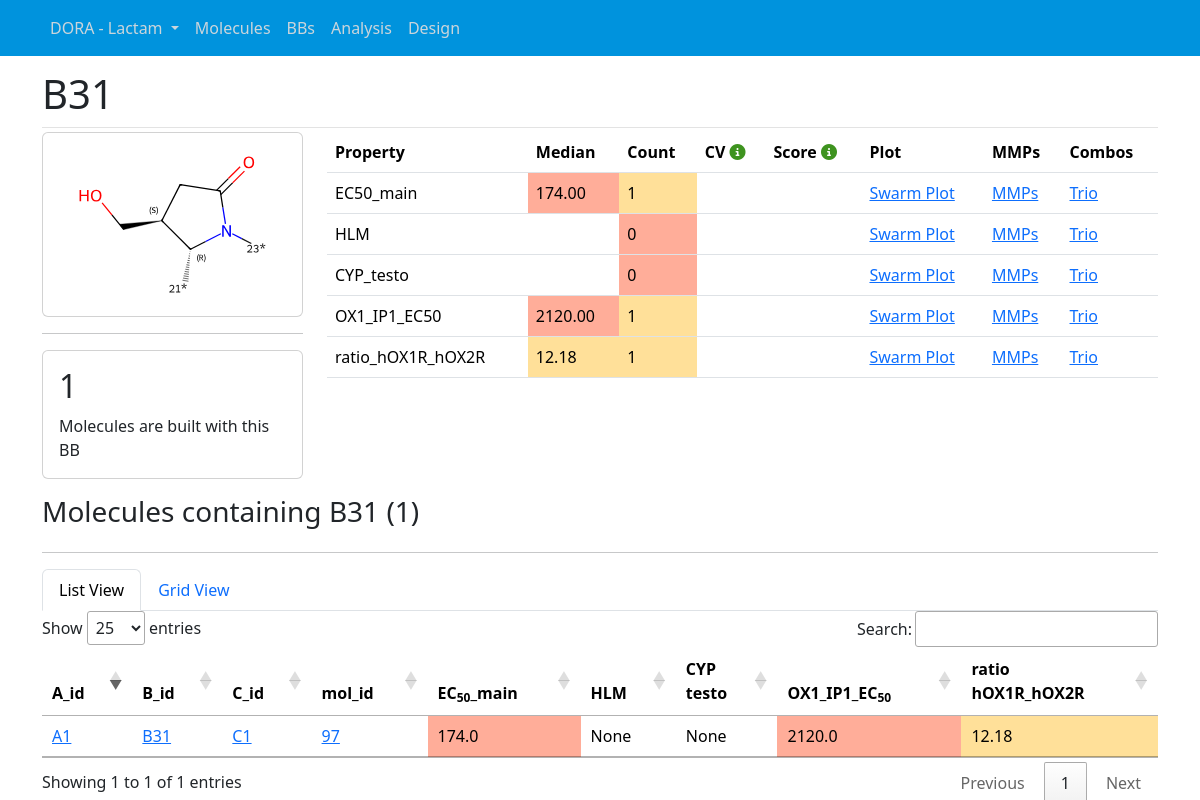
Screenshot of /bbs/B31 (signed in) with the database file from the repository.
### projects/models.py (models this page shows, shortened)
class Series(models.Model):
    project = models.ForeignKey(Project, on_delete=models.CASCADE)
    series_name = models.CharField(max_length=25)
    sub_series = models.CharField(max_length=25, blank=True)
    n_mols = models.IntegerField(default=0)
    series_bbsar_coverage = models.FloatField(default=0)
    n_bb_tags = models.IntegerField(default=0)
    n_bbs = models.IntegerField(default=0)
    n_A = models.IntegerField(default=0)
    n_B = models.IntegerField(default=0)
    n_C = models.IntegerField(default=0)
    n_D = models.IntegerField(default=0)
    date_updated = models.DateTimeField(default=timezone.now)
    class Meta:
        unique_together = ('project', 'series_name')

class Project(models.Model):
    project_name = models.CharField(max_length=25)
    def __str__(self):
        return str(self.project_name)

### bbs/models.py (models this page shows, shortened)
class BB(models.Model):
    project = models.ForeignKey(Project, on_delete=models.CASCADE)
    series = models.ForeignKey(Series, on_delete=models.CASCADE)
    bb_smi = models.CharField(max_length=75)
    bb_id = models.CharField(max_length=4)
    count = models.IntegerField()
    bb_tag = models.CharField(max_length=1)
    bb_flag = models.CharField(max_length=75,null=True, blank=True)
    BBB_Brain_count = models.IntegerField(null=True, blank=True)
    BBB_Brain_median = models.FloatField(null=True, blank=True)
    BBB_Brain_score = models.FloatField(null=True, blank=True)
    BBB_Brain_Plasma_ratio_count = models.IntegerField(null=True, blank=True)
    BBB_Brain_Plasma_ratio_median = models.FloatField(null=True, blank=True)
    BBB_Brain_Plasma_ratio_score = models.FloatField(null=True, blank=True)
    BBB_Plasma_count = models.IntegerField(null=True, blank=True)
    BBB_Plasma_median = models.FloatField(null=True, blank=True)
    BBB_Plasma_score = models.FloatField(null=True, blank=True)
    BBB_ratio_BrainPlasma_count = models.IntegerField(null=True, blank=True)
    BBB_ratio_BrainPlasma_median = models.FloatField(null=True, blank=True)
    BBB_ratio_BrainPlasma_score = models.FloatField(null=True, blank=True)
    BB_fu_count = models.IntegerField(null=True, blank=True)
    BB_fu_median = models.FloatField(null=True, blank=True)
    BB_fu_score = models.FloatField(null=True, blank=True)
    CYP_shift_count = models.IntegerField(null=True, blank=True)
    CYP_shift_median = models.FloatField(null=True, blank=True)
    CYP_shift_score = models.FloatField(null=True, blank=True)
    CYP_testo_count = models.IntegerField(null=True, blank=True)
    CYP_testo_median = models.FloatField(null=True, blank=True)
    CYP_testo_score = models.FloatField(null=True, blank=True)
    CYP_testo_rank = models.IntegerField(null=True, blank=True)
    EC50_main_count = models.IntegerField(null=True, blank=True)
    EC50_main_median = models.FloatField(null=True, blank=True)
    EC50_main_score = models.FloatField(null=True, blank=True)
    EC50_main_rank = models.IntegerField(null=True, blank=True)
    GSH_count = models.IntegerField(null=True, blank=True)
    GSH_median = models.FloatField(null=True, blank=True)
    GSH_score = models.FloatField(null=True, blank=True)
    hERG_IC20_count = models.IntegerField(null=True, blank=True)
    hERG_IC20_median = models.FloatField(null=True, blank=True)
    hERG_IC20_score = models.FloatField(null=True, blank=True)
    HLM_count = models.IntegerField(null=True, blank=True)
    HLM_median = models.FloatField(null=True, blank=True)
    HLM_score = models.FloatField(null=True, blank=True)
    HLM_rank = models.IntegerField(null=True, blank=True)
    logD_count = models.IntegerField(null=True, blank=True)
    logD_median = models.FloatField(null=True, blank=True)
    logD_score = models.FloatField(null=True, blank=True)
    MDR1_PappAB_count = models.IntegerField(null=True, blank=True)
    MDR1_PappAB_median = models.FloatField(null=True, blank=True)
    MDR1_PappAB_score = models.FloatField(null=True, blank=True)
    MDR1_efflux_count = models.IntegerField(null=True, blank=True)
    MDR1_efflux_median = models.FloatField(null=True, blank=True)
    MDR1_efflux_score = models.FloatField(null=True, blank=True)
    min_ratio_hM1R_hM2R_count = models.IntegerField(null=True, blank=True)
    min_ratio_hM1R_hM2R_median = models.FloatField(null=True, blank=True)
    min_ratio_hM1R_hM2R_score = models.FloatField(null=True, blank=True)
    OX1_IP1_EC50_count = models.IntegerField(null=True, blank=True)
    OX1_IP1_EC50_median = models.FloatField(null=True, blank=True)
    OX1_IP1_EC50_score = models.FloatField(null=True, blank=True)
    OX1_IP1_EC50_rank = models.IntegerField(null=True, blank=True)
    PPB_fu_count = models.IntegerField(null=True, blank=True)
    PPB_fu_median = models.FloatField(null=True, blank=True)
    PPB_fu_score = models.FloatField(null=True, blank=True)
    PXR_EC50_count = models.IntegerField(null=True, blank=True)
    PXR_EC50_median = models.FloatField(null=True, blank=True)
    PXR_EC50_score = models.FloatField(null=True, blank=True)
    ratio_hOX1R_hOX2R_count = models.IntegerField(null=True, blank=True)
    ratio_hOX1R_hOX2R_median = models.FloatField(null=True, blank=True)
    ratio_hOX1R_hOX2R_score = models.FloatField(null=True, blank=True)
    ratio_hOX1R_hOX2R_rank = models.IntegerField(null=True, blank=True)
    sol_FaSSIF_count = models.IntegerField(null=True, blank=True)
    sol_FaSSIF_median = models.FloatField(null=True, blank=True)
    sol_FaSSIF_score = models.FloatField(null=True, blank=True)
    sol_pH6_count = models.IntegerField(null=True, blank=True)
    sol_pH6_median = models.FloatField(null=True, blank=True)
    sol_pH6_score = models.FloatField(null=True, blank=True)
    BPI_calc_count = models.IntegerField(null=True, blank=True)
    BPI_calc_median = models.FloatField(null=True, blank=True)
    BPI_calc_score = models.FloatField(null=True, blank=True)

### molecules/models.py (models this page shows, shortened)
class Molecule(models.Model):
    project = models.ForeignKey(Project, on_delete=models.CASCADE)
    series = models.CharField(max_length=16, default="MCs")
    sub_series = models.CharField(max_length=16, default="MC13")
    mol_smi = models.CharField(max_length=100)
    mol_id = models.CharField(max_length=16)
    mol_flag = models.CharField(max_length=32, null=True)
    A_id = models.CharField(max_length=4, null=True)
    B_id = models.CharField(max_length=4, null=True)
    C_id = models.CharField(max_length=4, null=True)
    D_id = models.CharField(max_length=4, null=True)
    bbs_id = models.CharField(max_length=16, null=True)
    BB_fu = models.FloatField(null=True)
    BBB_Brain = models.FloatField(null=True)
    BBB_Brain_2 = models.FloatField(null=True)
    BBB_Brain_Plasma_ratio = models.FloatField(null=True)
    BBB_Plasma = models.FloatField(null=True)
    BBB_Plasma_2 = models.FloatField(null=True)
    BBB_ratio_BrainPlasma = models.FloatField(null=True)
    CYP_mida = models.FloatField(null=True)
    CYP_shift = models.FloatField(null=True)
    CYP_testo = models.FloatField(null=True)
    CYP2C9_IC50 = models.FloatField(null=True)
    CYP2D6_IC50 = models.FloatField(null=True)
    CYP2C9_screening_IC50 = models.FloatField(null=True)
    CYP2D6_screening_IC50 = models.FloatField(null=True)
    CYP3A4_screening_mida_IC50 = models.FloatField(null=True)
    CYP3A4_screening_testo_IC50 = models.FloatField(null=True)
    DogLM = models.FloatField(null=True)
    DMPK_status = models.CharField(max_length=512, null=True)
    EC50_main = models.FloatField(null=True)
    FLP_EC50 = models.FloatField(null=True)
    FLP_effect = models.FloatField(null=True)
    GSH = models.FloatField(null=True)
    HLM = models.FloatField(null=True)
    hM1R_FLIPR_IC50 = models.FloatField(null=True)
    hM2R_FLIPR_IC50 = models.FloatField(null=True)
    hM3R_FLIPR_IC50 = models.FloatField(null=True)
    hM5R_FLIPR_IC50 = models.FloatField(null=True)
    IP1_effect = models.FloatField(null=True)
    KineticEV_AUC = models.FloatField(null=True)
    KineticEV_Cmax = models.FloatField(null=True)
    KineticIV_AUC = models.FloatField(null=True)
    KineticIV_Clearance = models.FloatField(null=True)
    logD = models.FloatField(null=True)
    MDR1_PappAB = models.FloatField(null=True)
    MDR1_efflux = models.FloatField(null=True)
    min_ratio_hM1R_hM2R = models.FloatField(null=True)
    MouseLM = models.FloatField(null=True)
    OX1_IP1_EC50 = models.FloatField(null=True)
    PPB_fu = models.FloatField(null=True)
    PXR_EC50 = models.FloatField(null=True)
    PXR_Emax = models.FloatField(null=True)
    ratio_hOX1R_hOX2R = models.FloatField(null=True)
    RatLM = models.FloatField(null=True)
    sol_FaSSIF = models.FloatField(null=True)
    sol_pH6 = models.FloatField(null=True)
    Tox_CellTiter_Glo_IC50 = models.FloatField(null=True)
    BPI_calc = models.FloatField(null=True)

### bbs/views.py (the view)
# urls.py: path('bbs/<bb_id>', views.bb_home, name='bb_home'),
def bb_home(request, bb_id):
    current_series = get_project_series_from_session(request)
    project = get_project_series_from_session(request).project
    n_bb_tags = get_project_series_from_session(request).n_bb_tags
    if current_series:
        series_name = current_series.series_name
        bb = BB.objects.filter(series__series_name=series_name, bb_id=bb_id).first()
    else:
        return redirect('projects_home')
    bb_tag = getattr(bb, 'bb_tag')
    if bb_tag == 'A':
        mols = Molecule.objects.filter(series=series_name, A_id=bb_id)
    elif bb_tag == 'B':
        mols = Molecule.objects.filter(series=series_name, B_id=bb_id)
    elif bb_tag == 'C':
        mols = Molecule.objects.filter(series=series_name, C_id=bb_id)
    else:
        mols = Molecule.objects.filter(series=series_name, D_id=bb_id)
    mols_ppties_df = pd.DataFrame.from_records(mols.values()).replace({np.nan: None})
    mols_properties = {property: [getattr(mol, property) for mol in mols] for property in ppties_bb_rows_project.get(project.project_name, [])}
    mols_id = [bb_id for mol in mols]
    dict_stats = {'bb_id': mols_id, **mols_properties}
    ppties_bb_df = describe_bb_ppties_df(dict_stats, ppties_bb_rows_project.get(project.project_name, [])).replace({np.nan: None})
    context = {
        'bb': bb,
        'mols': mols,
        'ppties_bb_df': ppties_bb_df,
        'mols_ppties_df':mols_ppties_df,
        'mols_ppties_headers':mols_ppties_headers_project.get(project.project_name, []),
        'mols_ppties':mols_ppties_project.get(project.project_name, []),
        'series_name':series_name,
        'n_bb_tags': n_bb_tags,
        'project_name':project
    }
    return render(request, 'bbs/bb_home.html', context)

### bbs/templates/bbs/bb_home.html (shortened to what this page needs)
{% extends "projects/base.html" %}
{% load static %}
{% load custom_filters %}
{% block content %}
  <div class="article-metadata">
    <h1 class="mr-2">{{bb.bb_id}} </h1>
  </div>
  <div class="row mb-3">
    <div class="col-md-3">
      <div class="card">
        <div class="card-body">
          <img src="/media/bbs/{{project_name}}/{{series_name}}/{{bb.bb_id}}.svg" width="100%">
        </div>
      </div>
      <hr>
      <div class="card">
        <div class="card-body">
          <h2>{{bb.count}}</h2>
          Molecules are built with this BB
        </div>
      </div>
    </div>
    <div class="col-md-9">
      {% include 'bbs/_ppties_bb_table.html' %}
    </div>
  </div>
  <div class="row">
    <div class="col-md-6">
      <h3 class="mr-2">Molecules containing {{bb.bb_id}} ({{bb.count}})</h3>
    </div>
  </div>
  <hr>
  <ul class="nav nav-tabs" id="moleculesTabs" role="tablist">
    <li class="nav-item" role="presentation">
      <a class="nav-link active" id="molListView-tab" data-bs-toggle="tab" href="#molListView" role="tab"
        aria-controls="molListView" aria-selected="true">List View</a>
    </li>
    <li class="nav-item" role="presentation">
      <a class="nav-link" id="molGridView-tab" data-bs-toggle="tab" href="#molGridView" role="tab" aria-controls="molGridView"
        aria-selected="false">Grid View</a>
    </li>
  </ul>
  <div class="tab-content" id="moleculesTabsContent">
    <div class="tab-pane fade show active" id="molListView" role="tabpanel" aria-labelledby="molListView-tab">
      {% include 'molecules/_mols_ppties_table.html' %}
    </div>
  </div>
{% endblock content %}

### projects/templates/projects/base.html (shortened to what this page needs)
{% load static %}
<!DOCTYPE html>
<html>
<head>
  <link rel="stylesheet" type="text/css" href="{% static 'projects/main.css' %}">
</head>
<body>
  <header class="site-header">
    <nav class="navbar navbar-expand-md navbar-dark bg-steel fixed-top">
      <div class="container">
        <div class="collapse navbar-collapse" id="navbarToggle">
          <ul class="navbar-nav mr-auto">
            <li class="nav-item dropdown">
              <a class="nav-link dropdown-toggle navbar-brand-dropdown" href="#" role="button" data-bs-toggle="dropdown" aria-expanded="false">
                {% if current_series %}
                  {{ current_series.project.project_name }} - {{ current_series.series_name }}
                {% else %}
                  Select Project - Series
                {% endif %}
              </a>
            </li>
            <li class="nav-item"><a class="nav-link" href="{% url 'molecules_home' %}">Molecules</a></li>
            <li class="nav-item"><a class="nav-link" href="{% url 'bbs_home' %}">BBs</a></li>
            <li class="nav-item"><a class="nav-link" href="{% url 'analysis_home' %}">Analysis</a></li>
            <li class="nav-item"><a class="nav-link" href="{% url 'design_home' %}">Design</a></li>
          </ul>
        </div>
      </div>
    </nav>
  </header>
  <main role="main" class="container">
    <div class="row">
      <div class="col-md-12">
        {% block content %}{% endblock %}
      </div>
    </div>
  </main>
  <link href="https://cdn.jsdelivr.net/npm/bootstrap@5.3.2/dist/css/bootstrap.min.css" rel="stylesheet"
>
  <link rel="stylesheet" type="text/css" href="https://cdn.datatables.net/1.13.6/css/jquery.dataTables.min.css">
</body>
</html>

### molecules/templates/molecules/_mols_ppties_table.html (shortened to what this page needs)
{% load static %}
{% load custom_filters %}
<div class="table-responsive">
  <table id="molsPptiesTable" class="table table-hover datatable">
    <thead>
      <tr>
        {% for header in mols_ppties_headers %}
        <th scope="col" class="sortable">{{ header|safe }}</th>
        {% endfor %}
      </tr>
    </thead>
    <tbody>
      {% for mol in mols_ppties_df.itertuples %}
      <tr>
        <td>
          {% if mol.A_id|default:'' %}
          <a href="{% url 'bb_home' mol.A_id %}" data-toggle="tooltip" data-html="true" title="{{mol.A_id}}"
            class="bb-tooltip-trigger" data-imgsrc='/media/bbs/{{project_name}}/{{series_name}}/{{mol.A_id}}.svg'>{{mol.A_id}}</a>
          {% endif %}
        </td>
        <td>
          {% if mol.B_id|default:'' %}
          <a href="{% url 'bb_home' mol.B_id %}" data-toggle="tooltip" data-html="true" title="{{mol.B_id}}"
            class="bb-tooltip-trigger" data-imgsrc='/media/bbs/{{project_name}}/{{series_name}}/{{mol.B_id}}.svg'>{{mol.B_id}}</a>
          {% endif %}
        </td>
        <td>
          {% if mol.C_id|default:'' %}
          <a href="{% url 'bb_home' mol.C_id %}" data-toggle="tooltip" data-html="true" title="{{mol.C_id}}"
            class="bb-tooltip-trigger" data-imgsrc='/media/bbs/{{project_name}}/{{series_name}}/{{mol.C_id}}.svg'>{{mol.C_id}}</a>
          {% endif %}
        </td>
        <td class="mol_id_cell">
          <a href="{% url 'molecule_home' mol.mol_id %}" data-toggle="tooltip" data-html="true" title="{{mol.mol_id}}"
            class="bb-tooltip-trigger" data-imgsrc='/media/mols/{{project_name}}/{{series_name}}/{{mol.mol_id}}.svg'>{{mol.mol_id}}</a>
        </td>
        {% for header in mols_ppties %}
          <td class="{{ header }}" style="background-color: {{ mol|get_attr:header|color_for_property:header }}">{{ mol|get_attr:header }}</td>
        {% endfor %}
      </tr>
      {% endfor %}
    </tbody>
  </table>
</div>

### rows the page displays
Series: project.project_name "DORA", series_name "Lactam"
BB: bb_id "B31", count "1"
Project: project_name.series_name (picture)
Molecule: A_id "A1", B_id "B31", C_id "C1", mol_id "97"

### other values shown
{{ b.property }} "EC50_main" "HLM" "CYP_testo" "OX1_IP1_EC50" "ratio_hOX1R_hOX2R"
{{ b.median|floatformat:2 }} "174.00" "2120.00" "12.18"
{{ b.count }} "1" "0" "0" "1" "1"
{{ header|safe }} "A_id" "B_id" "C_id" "mol_id" "EC 50 _main" "HLM" "CYP testo" "OX1_IP1_EC 50" "ratio hOX1R_hOX2R"
{{ mol|get_attr:header }} "174.0" "None" "None" "2120.0" "12.18"
